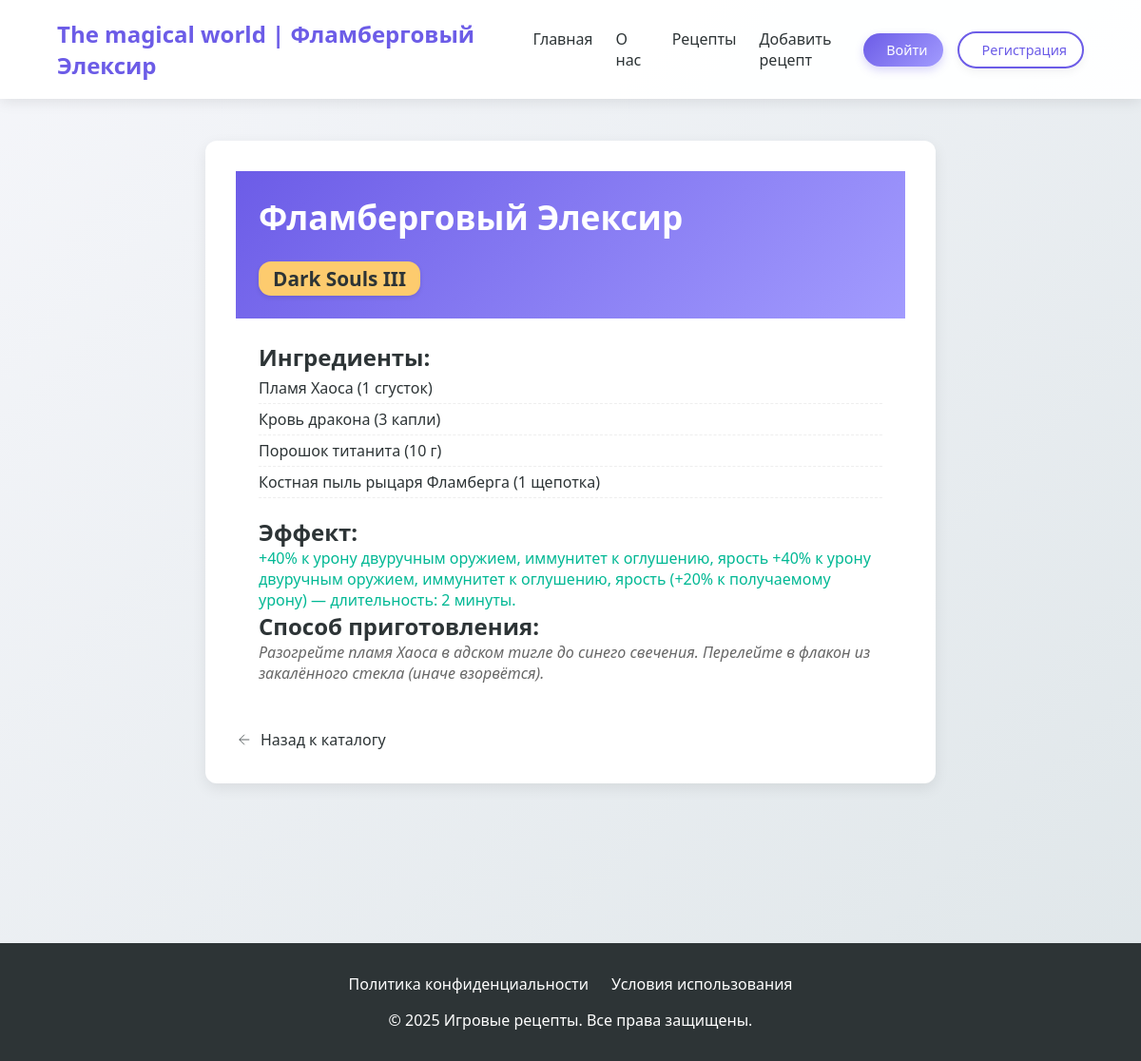
/recipe/flamberge-rage-potion/, run on the app's committed database.
### star/models.py (models this page shows, shortened)
class recipe(models.Model):
    title = models.CharField(max_length = 255, verbose_name = 'Название')
    slug = models.SlugField(max_length = 255, unique = True, db_index = True, verbose_name = 'slug')
    game = models.CharField(max_length = 255, verbose_name = 'Название игры')
    ingredients = models.JSONField(default =list, blank = True, verbose_name = 'Ингредиенты')
    effect = models.CharField(max_length = 255, verbose_name = 'Эффект')
    preparation = models.CharField(max_length = 255, verbose_name = 'Способ приготовления')
    time_create = models.DateTimeField(auto_now_add = True, verbose_name = 'Время создания')
    time_update = models.DateTimeField(auto_now = True, verbose_name = 'Время изменение')
    cat = models.ForeignKey('Category', on_delete = models.PROTECT, verbose_name = 'Категория')
    class Meta:
        verbose_name = 'Лучшие рецепты'
        verbose_name_plural = 'Лучшие рецепты'
        ordering = ['-time_create']
        indexes = [
            models.Index(fields = ['-time_create'])
        ]

### star/views.py (the view)
# urls.py: path('recipe/<slug:recipe_slug>/', views.show_recipe, name='recipe'),
def show_recipe(request, recipe_slug):
    recipe_obj  = get_object_or_404(recipe, slug = recipe_slug)
    recipe_data ={
            'id': recipe_obj.id,
            'title': recipe_obj.title,
            'game': recipe_obj.game,
            'ingredients': recipe_obj.ingredients,
            'effect': recipe_obj.effect,
            'preparation': recipe_obj.preparation,
            'cat': recipe_obj.cat,
    }
    context = {
        'recipe': recipe_data,
        'title': recipe_obj.title,  # Add this line
    }
    return render(request, 'star/recipe.html', context)

### star/templates/star/recipe.html (shortened to what this page needs)
{% extends 'star/base.html' %}
{% load static %}
{% block content %}
<section class="recipe-detail-section">
    <link type="text/css" href="{% static 'star/css/recipe.css' %}" rel="stylesheet">
    <div class="recipe-card detailed">
        <div class="recipe-header">
            <h1>{{ recipe.title }}</h1>
            <span class="recipe-game-badge">{{ recipe.game }}</span>
        </div>
        <div class="recipe-content">
            <div class="ingredients">
                <h2>Ингредиенты:</h2>
                <ul>
                    {% for ingredient in recipe.ingredients %}
                    <li>{{ ingredient }}</li>
                    {% endfor %}
                </ul>
            </div>
            <div class="recipe-effects">
                <h2>Эффект:</h2>
                <p>{{ recipe.effect }}</p>
            </div>
            <div class="preparation">
                <h2>Способ приготовления:</h2>
                <p>{{ recipe.preparation }}</p>
            </div>
        </div>
        <a href="{% url 'catalog' %}" class="back-btn">
            <svg width="18" height="18" viewBox="0 0 24 24" fill="none" stroke="currentColor">
                <path d="M19 12H5M12 19l-7-7 7-7"/>
            </svg>
            <span>Назад к каталогу</span>
        </a>
    </div>
</section>
{% endblock %}

### star/templates/star/base.html (shortened to what this page needs)
{% load static %}
<!DOCTYPE html>
<html lang="ru">
<head>
    <link type="text/css" href="{% static 'star/css/style.css' %}" rel="stylesheet">
</head>
<body>
    <header>
        <nav>
            <a href="{% url 'home' %}" class="logo">The magical world | {{ title }}</a>
            <div class="nav-links">
                <a href="{% url 'home' %}">Главная</a>
                <a href="{% url 'about' %}">О нас</a>
                <a href="{% url 'catalog' %}">Рецепты</a>
                <a href="{% url 'addpage' %}">Добавить рецепт</a>
            </div>
            <div class="auth-container">
                    {% if user.is_authenticated %}
                        <span class="nav-links">
                            <i class="fas fa-user-circle auth-icon"></i>
                            {{ user.username }}
                        </span>
                        <a href="{% url 'users:logout' %}" class="auth-btn logout-btn">
                            <i class="fas fa-sign-out-alt auth-icon"></i>
                        Выйти
                        </a>
                    {% else %}
                        <a href="{% url 'users:login' %}" class="auth-btn login-btn">
                            Войти
                        </a>
                        <a href="{% url 'users:login' %}" class="auth-btn register-btn">
                            Регистрация
                        </a>
                    {% endif %}
                </div>
        </nav>
    </header>
    <main class="container">
        {% block content %}{% endblock %}
    </main>
    <footer>
        <div class="footer-links">
            <a href="#">Политика конфиденциальности</a>
            <a href="#">Условия использования</a>
        </div>
        <p>© 2025 Игровые рецепты. Все права защищены.</p>
    </footer>
</body>
</html>

### star/static/star/css/style.css (style rules this page uses)
:root { --primary: #6c5ce7; --secondary: #a29bfe; --dark: #2d3436; --light: #f5f6fa; --success: #00b894; --warning: #fdcb6e; --danger: #d63031; }
* { margin: 0; padding: 0; box-sizing: border-box; font-family: 'Segoe UI', Tahoma, Geneva, Verdana, sans-serif; }
body { background: linear-gradient(135deg, var(--light), #dfe6e9); min-height: 100vh; color: var(--dark); }
header { background: rgba(255, 255, 255, 0.95); box-shadow: 0 2px 15px rgba(0, 0, 0, 0.1); position: fixed; width: 100%; z-index: 1000; }
nav { display: flex; justify-content: space-between; align-items: center; padding: 1.2rem 5%; max-width: 1400px; margin: 0 auto; }
.logo { font-size: 1.5rem; font-weight: 700; color: var(--primary); text-decoration: none; }
.nav-links { display: flex; gap: 1.5rem; }
.nav-links a { color: var(--dark); text-decoration: none; font-weight: 500; padding: 0.5rem 0; position: relative; }
.nav-links a::after { content: ''; position: absolute; bottom: 0; left: 0; width: 0; height: 2px; background: var(--primary); transition: width 0.3s ease; }
.container { max-width: 1200px; margin: 0 auto; padding: 100px 20px 40px; }
footer { background: var(--dark); color: white; padding: 2rem 5%; text-align: center; margin-top: 3rem; }
.footer-links { display: flex; justify-content: center; gap: 1.5rem; margin-bottom: 1rem; }
.footer-links a { color: white; text-decoration: none; }
.recipe-card { background: white; border-radius: 12px; overflow: hidden; box-shadow: 0 5px 15px rgba(0, 0, 0, 0.08); transition: transform 0.3s ease, box-shadow 0.3s ease; }
.recipe-header { padding: 1.5rem; background: linear-gradient(135deg, var(--primary), var(--secondary)); color: white; position: relative; }
.recipe-content { padding: 1.5rem; }
.ingredients ul { list-style-type: none; margin-bottom: 1.2rem; }
.ingredients li { padding: 5px 0; border-bottom: 1px dashed #eee; }
.recipe-effects p { color: var(--success); font-weight: 500; }
.preparation p { font-style: italic; color: #666; }

### star/static/star/css/recipe.css (style rules this page uses)
.recipe-detail-section { max-width: 800px; margin: 2rem auto; padding: 1rem; }
.recipe-card.detailed { padding: 2rem; margin-bottom: 2rem; }
.recipe-card.detailed .recipe-header h1 { font-size: 2.2rem; margin-bottom: 0.5rem; }
.back-btn { display: inline-flex; align-items: center; gap: 0.5rem; margin-top: 1.5rem; color: var(--primary-color); text-decoration: none; font-weight: 500; }

### star/templates/star/base.html (style rules this page uses)
.auth-container { display: flex; align-items: center; gap: 15px; }
.auth-btn { display: inline-flex; align-items: center; justify-content: center; padding: 8px 16px; border-radius: 30px; font-weight: 500; text-decoration: none; transition: all 0.3s ease; font-size: 0.9rem; border: none; cursor: pointer; }
.login-btn { background: linear-gradient(135deg, var(--primary), var(--secondary)); color: white; box-shadow: 0 4px 10px rgba(108, 92, 231, 0.25); }
.register-btn { background: white; color: var(--primary); border: 2px solid var(--primary); box-shadow: 0 4px 10px rgba(0, 0, 0, 0.05); }

### star/templates/star/recipe.html (style rules this page uses)
.recipe-game-badge { display: inline-block; background: var(--warning); color: var(--dark); padding: 4px 15px; border-radius: 13px; font-size: 1.3rem; font-weight: 700; margin-top: 15px; box-shadow: 0 2px 5px rgba(0,0,0,0.1); transition: all 0.3s ease; }

### data on the page
recipe: title "Фламберговый Элексир", game "Dark Souls III", effect "+40% к урону двуручным оружием, иммунитет к оглушению, ярость +40% к урону двуручным оружием, иммунитет к оглушению, ярость (+20% к получаемому урону) — длительность: 2 минуты.", preparation "Разогрейте пламя Хаоса в адском тигле до синего свечения. Перелейте в флакон из закалённого стекла (иначе взорвётся)."

### other printed values
{{ ingredient }} "Пламя Хаоса (1 сгусток)" "Кровь дракона (3 капли)" "Порошок титанита (10 г)" "Костная пыль рыцаря Фламберга (1 щепотка)"
